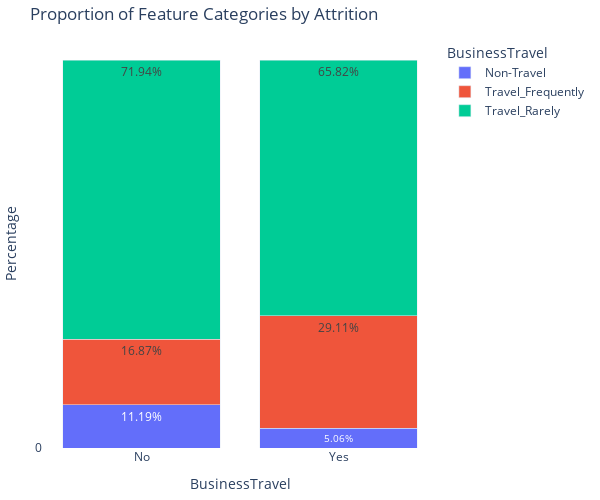
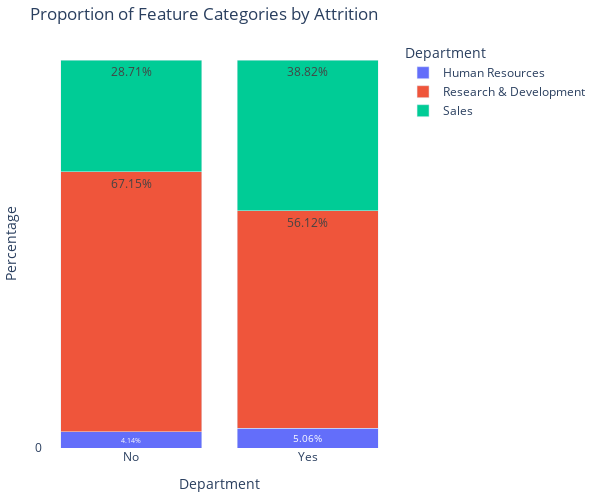
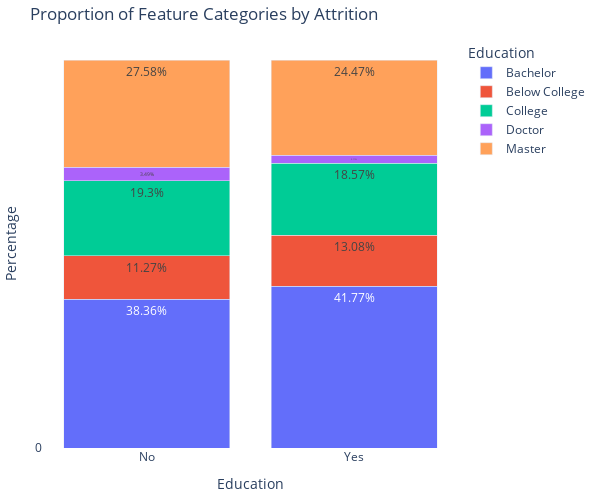
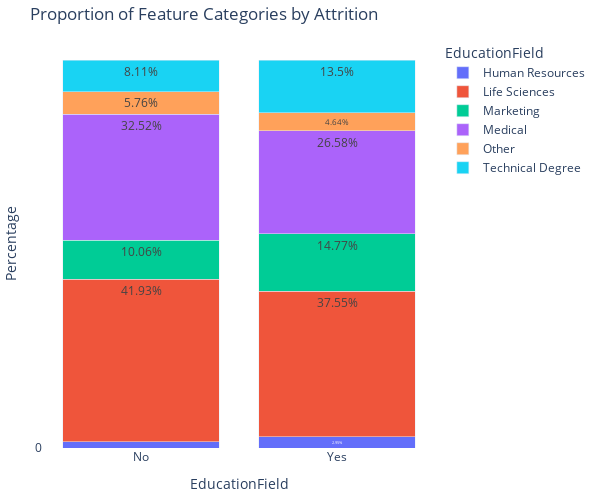

Notebook source saved alongside these figures, in order:
### Code cell
categorical_features = ['BusinessTravel', 'Department', 'Education',
       'EducationField', 'EnvironmentSatisfaction', 'Gender', 'JobInvolvement',
       'JobRole', 'JobSatisfaction', 'MaritalStatus', 'Over18', 'OverTime',
       'PerformanceRating', 'RelationshipSatisfaction', 'WorkLifeBalance']

for feature in categorical_features:
    # Calcula os totais por grupo de 'Attrition'
    totals = data.groupby(["Attrition"])["EmployeeCount"].sum().reset_index().rename(columns={"EmployeeCount": "TotalCount"})
    
    # Junta os totais ao DataFrame original
    counts = data[["EmployeeCount", "Attrition", feature]].groupby(["Attrition", feature]).count().reset_index()
    counts = counts.merge(totals, on="Attrition")
    
    # Calcula as proporções
    counts["Proportion"] = counts["EmployeeCount"] / counts["TotalCount"]

    # Adiciona uma coluna formatada com a proporção em porcentagem com duas casas decimais
    counts["ProportionText"] = (counts["Proportion"] * 100).round(2).astype(str) + "%"
    
    # Cria o gráfico de barras com proporções
    fig = px.bar(
        counts,
        x="Attrition",
        y="Proportion",
        color=feature,
        barmode="stack",
        text="ProportionText",
        labels={"Proportion": "Proportion", "Attrition": "Attrition"},
        title="Proportion of Feature Categories by Attrition"
    )

        #Customize the layout
    fig.update_layout(
        margin=dict(l=10, r=10, t=40, b=40),
        height=500,     # Fixed height
        width=600,      # Fixed width
        paper_bgcolor='rgba(0,0,0,0)',  # Transparent background for the whole figure
        plot_bgcolor='rgba(0,0,0,0)',   # Transparent background for the plot area
        yaxis_title='Percentage',
        xaxis_title=feature,
        barmode='stack',  # Group bars based on the category column
        yaxis=dict(
        gridcolor='rgba(200, 200, 200, 0.5)',  # Set grid color (optional)
        dtick=5  # Set the tick interval (adjust this value as needed)
        # xaxis=dict(
        #     showline=False,
        #     zeroline=False,
        #     gridcolor='rgba(0,0,0,0)',
        ))
    
    #Show the plot
    fig.show()

### Figure 1 — Plotly figure (JSON) as saved in the notebook; plotly's stock layout.template omitted (floating-point values rounded to 4 significant figures)
{"data": [{"alignmentgroup": "True", "hovertemplate": "BusinessTravel=Non-Travel<br>Attrition=%{x}<br>Proportion=%{y}<br>ProportionText=%{text}<extra></extra>", "legendgroup": "Non-Travel", "marker": {"color": "#636efa", "pattern": {"shape": ""}}, "name": "Non-Travel", "offsetgroup": "Non-Travel", "orientation": "v", "showlegend": true, "text": ["11.19%", "5.06%"], "textposition": "auto", "type": "bar", "x": ["No", "Yes"], "xaxis": "x", "y": [0.1119, 0.05063], "yaxis": "y"}, {"alignmentgroup": "True", "hovertemplate": "BusinessTravel=Travel_Frequently<br>Attrition=%{x}<br>Proportion=%{y}<br>ProportionText=%{text}<extra></extra>", "legendgroup": "Travel_Frequently", "marker": {"color": "#EF553B", "pattern": {"shape": ""}}, "name": "Travel_Frequently", "offsetgroup": "Travel_Frequently", "orientation": "v", "showlegend": true, "text": ["16.87%", "29.11%"], "textposition": "auto", "type": "bar", "x": ["No", "Yes"], "xaxis": "x", "y": [0.1687, 0.2911], "yaxis": "y"}, {"alignmentgroup": "True", "hovertemplate": "BusinessTravel=Travel_Rarely<br>Attrition=%{x}<br>Proportion=%{y}<br>ProportionText=%{text}<extra></extra>", "legendgroup": "Travel_Rarely", "marker": {"color": "#00cc96", "pattern": {"shape": ""}}, "name": "Travel_Rarely", "offsetgroup": "Travel_Rarely", "orientation": "v", "showlegend": true, "text": ["71.94%", "65.82%"], "textposition": "auto", "type": "bar", "x": ["No", "Yes"], "xaxis": "x", "y": [0.7194, 0.6582], "yaxis": "y"}], "layout": {"barmode": "stack", "height": 500, "legend": {"title": {"text": "BusinessTravel"}, "tracegroupgap": 0}, "margin": {"b": 40, "l": 10, "r": 10, "t": 40}, "paper_bgcolor": "rgba(0,0,0,0)", "plot_bgcolor": "rgba(0,0,0,0)", "title": {"text": "Proportion of Feature Categories by Attrition"}, "width": 600, "xaxis": {"anchor": "y", "domain": [0, 1], "title": {"text": "BusinessTravel"}}, "yaxis": {"anchor": "x", "domain": [0, 1], "dtick": 5, "gridcolor": "rgba(200, 200, 200, 0.5)", "title": {"text": "Percentage"}}}}

### Figure 2 — Plotly figure (JSON) as saved in the notebook; plotly's stock layout.template omitted (floating-point values rounded to 4 significant figures)
{"data": [{"alignmentgroup": "True", "hovertemplate": "Department=Human Resources<br>Attrition=%{x}<br>Proportion=%{y}<br>ProportionText=%{text}<extra></extra>", "legendgroup": "Human Resources", "marker": {"color": "#636efa", "pattern": {"shape": ""}}, "name": "Human Resources", "offsetgroup": "Human Resources", "orientation": "v", "showlegend": true, "text": ["4.14%", "5.06%"], "textposition": "auto", "type": "bar", "x": ["No", "Yes"], "xaxis": "x", "y": [0.04136, 0.05063], "yaxis": "y"}, {"alignmentgroup": "True", "hovertemplate": "Department=Research & Development<br>Attrition=%{x}<br>Proportion=%{y}<br>ProportionText=%{text}<extra></extra>", "legendgroup": "Research & Development", "marker": {"color": "#EF553B", "pattern": {"shape": ""}}, "name": "Research & Development", "offsetgroup": "Research & Development", "orientation": "v", "showlegend": true, "text": ["67.15%", "56.12%"], "textposition": "auto", "type": "bar", "x": ["No", "Yes"], "xaxis": "x", "y": [0.6715, 0.5612], "yaxis": "y"}, {"alignmentgroup": "True", "hovertemplate": "Department=Sales<br>Attrition=%{x}<br>Proportion=%{y}<br>ProportionText=%{text}<extra></extra>", "legendgroup": "Sales", "marker": {"color": "#00cc96", "pattern": {"shape": ""}}, "name": "Sales", "offsetgroup": "Sales", "orientation": "v", "showlegend": true, "text": ["28.71%", "38.82%"], "textposition": "auto", "type": "bar", "x": ["No", "Yes"], "xaxis": "x", "y": [0.2871, 0.3882], "yaxis": "y"}], "layout": {"barmode": "stack", "height": 500, "legend": {"title": {"text": "Department"}, "tracegroupgap": 0}, "margin": {"b": 40, "l": 10, "r": 10, "t": 40}, "paper_bgcolor": "rgba(0,0,0,0)", "plot_bgcolor": "rgba(0,0,0,0)", "title": {"text": "Proportion of Feature Categories by Attrition"}, "width": 600, "xaxis": {"anchor": "y", "domain": [0, 1], "title": {"text": "Department"}}, "yaxis": {"anchor": "x", "domain": [0, 1], "dtick": 5, "gridcolor": "rgba(200, 200, 200, 0.5)", "title": {"text": "Percentage"}}}}

### Figure 3 — Plotly figure (JSON) as saved in the notebook; plotly's stock layout.template omitted (floating-point values rounded to 4 significant figures)
{"data": [{"alignmentgroup": "True", "hovertemplate": "Education=Bachelor<br>Attrition=%{x}<br>Proportion=%{y}<br>ProportionText=%{text}<extra></extra>", "legendgroup": "Bachelor", "marker": {"color": "#636efa", "pattern": {"shape": ""}}, "name": "Bachelor", "offsetgroup": "Bachelor", "orientation": "v", "showlegend": true, "text": ["38.36%", "41.77%"], "textposition": "auto", "type": "bar", "x": ["No", "Yes"], "xaxis": "x", "y": [0.3836, 0.4177], "yaxis": "y"}, {"alignmentgroup": "True", "hovertemplate": "Education=Below College<br>Attrition=%{x}<br>Proportion=%{y}<br>ProportionText=%{text}<extra></extra>", "legendgroup": "Below College", "marker": {"color": "#EF553B", "pattern": {"shape": ""}}, "name": "Below College", "offsetgroup": "Below College", "orientation": "v", "showlegend": true, "text": ["11.27%", "13.08%"], "textposition": "auto", "type": "bar", "x": ["No", "Yes"], "xaxis": "x", "y": [0.1127, 0.1308], "yaxis": "y"}, {"alignmentgroup": "True", "hovertemplate": "Education=College<br>Attrition=%{x}<br>Proportion=%{y}<br>ProportionText=%{text}<extra></extra>", "legendgroup": "College", "marker": {"color": "#00cc96", "pattern": {"shape": ""}}, "name": "College", "offsetgroup": "College", "orientation": "v", "showlegend": true, "text": ["19.3%", "18.57%"], "textposition": "auto", "type": "bar", "x": ["No", "Yes"], "xaxis": "x", "y": [0.193, 0.1857], "yaxis": "y"}, {"alignmentgroup": "True", "hovertemplate": "Education=Doctor<br>Attrition=%{x}<br>Proportion=%{y}<br>ProportionText=%{text}<extra></extra>", "legendgroup": "Doctor", "marker": {"color": "#ab63fa", "pattern": {"shape": ""}}, "name": "Doctor", "offsetgroup": "Doctor", "orientation": "v", "showlegend": true, "text": ["3.49%", "2.11%"], "textposition": "auto", "type": "bar", "x": ["No", "Yes"], "xaxis": "x", "y": [0.03487, 0.0211], "yaxis": "y"}, {"alignmentgroup": "True", "hovertemplate": "Education=Master<br>Attrition=%{x}<br>Proportion=%{y}<br>ProportionText=%{text}<extra></extra>", "legendgroup": "Master", "marker": {"color": "#FFA15A", "pattern": {"shape": ""}}, "name": "Master", "offsetgroup": "Master", "orientation": "v", "showlegend": true, "text": ["27.58%", "24.47%"], "textposition": "auto", "type": "bar", "x": ["No", "Yes"], "xaxis": "x", "y": [0.2758, 0.2447], "yaxis": "y"}], "layout": {"barmode": "stack", "height": 500, "legend": {"title": {"text": "Education"}, "tracegroupgap": 0}, "margin": {"b": 40, "l": 10, "r": 10, "t": 40}, "paper_bgcolor": "rgba(0,0,0,0)", "plot_bgcolor": "rgba(0,0,0,0)", "title": {"text": "Proportion of Feature Categories by Attrition"}, "width": 600, "xaxis": {"anchor": "y", "domain": [0, 1], "title": {"text": "Education"}}, "yaxis": {"anchor": "x", "domain": [0, 1], "dtick": 5, "gridcolor": "rgba(200, 200, 200, 0.5)", "title": {"text": "Percentage"}}}}

### Figure 4 — Plotly figure (JSON) as saved in the notebook; plotly's stock layout.template omitted (floating-point values rounded to 4 significant figures)
{"data": [{"alignmentgroup": "True", "hovertemplate": "EducationField=Human Resources<br>Attrition=%{x}<br>Proportion=%{y}<br>ProportionText=%{text}<extra></extra>", "legendgroup": "Human Resources", "marker": {"color": "#636efa", "pattern": {"shape": ""}}, "name": "Human Resources", "offsetgroup": "Human Resources", "orientation": "v", "showlegend": true, "text": ["1.62%", "2.95%"], "textposition": "auto", "type": "bar", "x": ["No", "Yes"], "xaxis": "x", "y": [0.01622, 0.02954], "yaxis": "y"}, {"alignmentgroup": "True", "hovertemplate": "EducationField=Life Sciences<br>Attrition=%{x}<br>Proportion=%{y}<br>ProportionText=%{text}<extra></extra>", "legendgroup": "Life Sciences", "marker": {"color": "#EF553B", "pattern": {"shape": ""}}, "name": "Life Sciences", "offsetgroup": "Life Sciences", "orientation": "v", "showlegend": true, "text": ["41.93%", "37.55%"], "textposition": "auto", "type": "bar", "x": ["No", "Yes"], "xaxis": "x", "y": [0.4193, 0.3755], "yaxis": "y"}, {"alignmentgroup": "True", "hovertemplate": "EducationField=Marketing<br>Attrition=%{x}<br>Proportion=%{y}<br>ProportionText=%{text}<extra></extra>", "legendgroup": "Marketing", "marker": {"color": "#00cc96", "pattern": {"shape": ""}}, "name": "Marketing", "offsetgroup": "Marketing", "orientation": "v", "showlegend": true, "text": ["10.06%", "14.77%"], "textposition": "auto", "type": "bar", "x": ["No", "Yes"], "xaxis": "x", "y": [0.1006, 0.1477], "yaxis": "y"}, {"alignmentgroup": "True", "hovertemplate": "EducationField=Medical<br>Attrition=%{x}<br>Proportion=%{y}<br>ProportionText=%{text}<extra></extra>", "legendgroup": "Medical", "marker": {"color": "#ab63fa", "pattern": {"shape": ""}}, "name": "Medical", "offsetgroup": "Medical", "orientation": "v", "showlegend": true, "text": ["32.52%", "26.58%"], "textposition": "auto", "type": "bar", "x": ["No", "Yes"], "xaxis": "x", "y": [0.3252, 0.2658], "yaxis": "y"}, {"alignmentgroup": "True", "hovertemplate": "EducationField=Other<br>Attrition=%{x}<br>Proportion=%{y}<br>ProportionText=%{text}<extra></extra>", "legendgroup": "Other", "marker": {"color": "#FFA15A", "pattern": {"shape": ""}}, "name": "Other", "offsetgroup": "Other", "orientation": "v", "showlegend": true, "text": ["5.76%", "4.64%"], "textposition": "auto", "type": "bar", "x": ["No", "Yes"], "xaxis": "x", "y": [0.05758, 0.04641], "yaxis": "y"}, {"alignmentgroup": "True", "hovertemplate": "EducationField=Technical Degree<br>Attrition=%{x}<br>Proportion=%{y}<br>ProportionText=%{text}<extra></extra>", "legendgroup": "Technical Degree", "marker": {"color": "#19d3f3", "pattern": {"shape": ""}}, "name": "Technical Degree", "offsetgroup": "Technical Degree", "orientation": "v", "showlegend": true, "text": ["8.11%", "13.5%"], "textposition": "auto", "type": "bar", "x": ["No", "Yes"], "xaxis": "x", "y": [0.0811, 0.135], "yaxis": "y"}], "layout": {"barmode": "stack", "height": 500, "legend": {"title": {"text": "EducationField"}, "tracegroupgap": 0}, "margin": {"b": 40, "l": 10, "r": 10, "t": 40}, "paper_bgcolor": "rgba(0,0,0,0)", "plot_bgcolor": "rgba(0,0,0,0)", "title": {"text": "Proportion of Feature Categories by Attrition"}, "width": 600, "xaxis": {"anchor": "y", "domain": [0, 1], "title": {"text": "EducationField"}}, "yaxis": {"anchor": "x", "domain": [0, 1], "dtick": 5, "gridcolor": "rgba(200, 200, 200, 0.5)", "title": {"text": "Percentage"}}}}
